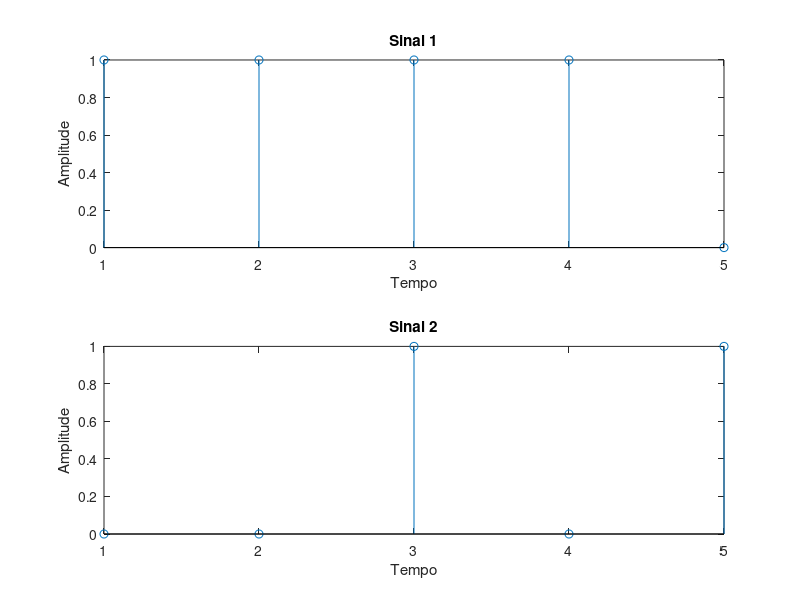

Write MATLAB code to recreate this figure. (Note: this script raises an error after producing the figure.)
% Sinal original: 

sinal1 = [1 1 1 1 0];
sinal2 = [0 0 1 0 1];

close all;

figure;
subplot(2,1,1);
stem(sinal1);
title('Sinal 1');
xlabel('Tempo');
ylabel('Amplitude');  

subplot(2,1,2);
stem(sinal2);
title('Sinal 2');
xlabel('Tempo');
ylabel('Amplitude');  

disp('Gráficos dos sinais de entrada')
pause

fs = 1500;  % frequência de amostragem em Hz

% Geração do sinal FSK a partir do vetor de símbolos
[s1, t] = gera_fsk(sinal1,fs);
[s2, t] = gera_fsk(sinal2,fs);

figure
subplot(2,1,1);
plot(t, s1);
title('Sinal FSK 1');
xlabel('Tempo (s)');
ylabel('Amplitude');  

subplot(2,1,2);
plot(t, s2);
title('Sinal FSK 2');    
xlabel('Tempo (s)');
ylabel('Amplitude');

disp('Gráficos dos sinais com modulação FSK')
pause

figure; 
subplot(2,1,1);
freqs = linspace(0, fs-fs/length(s1), length(s1));
plot(freqs, abs(fft(s1)));
axis([0 fs 0 max(abs(fft(s1)))]);
title('Espectro do sinal FSK 1');
xlabel('Frequência (Hz)');
ylabel('Magnitude');  

subplot(2,1,2);
plot(freqs, abs(fft(s2)));
axis([0 fs 0 max(abs(fft(s2)))]);
title('Espectro do sinal FSK 2');    
xlabel('Frequência (Hz)');
ylabel('Magnitude');

disp('Gráficos do espectro dos sinais com modulação FSK')
pause


% Multiplicação do sinal FSK por uma portadora de 100 Hz
fp1 = 100;  % frequência da portadora em Hz
s1_mod = s1.*cos(2*pi*fp1*t);

figure;
subplot(2,1,1);
plot(t, s1_mod);
title(sprintf('Sinal FSK 1 modulado com portadora de %.0f Hz', fp1));
xlabel('Tempo (s)');
ylabel('Amplitude');  


% Multiplicação do sinal FSK por uma portadora de 300 Hz
fp2  = 300;  % frequência da portadora em Hz
s2_mod = s2.*cos(2*pi*fp2*t);

subplot(2,1,2);
plot(t, s2_mod);
title(sprintf('Sinal FSK 2 modulado com portadora de %.0f Hz', fp2));    
xlabel('Tempo (s)');
ylabel('Amplitude');  

disp('Gráficos dos sinais FSK sobre portadora')
pause


figure;
subplot(2,1,1);
freqs = linspace(0, fs-fs/length(s1_mod), length(s1_mod));
plot(freqs, abs(fft(s1_mod)));
axis([0 fs 0 max(abs(fft(s1_mod)))]);
title('Espectro do sinal FSK 1 modulado');
xlabel('Frequência (Hz)');
ylabel('Magnitude');  

subplot(2,1,2);
plot(freqs, abs(fft(s2_mod)));
axis([0 fs 0 max(abs(fft(s2_mod)))]);
title('Espectro do sinal FSK 2 modulado');    
xlabel('Frequência (Hz)');
ylabel('Magnitude');

disp('Gráficos do espectro dos sinais FSK sobre portadora')
pause


% Mistura dos dois sinais modulados
sinal_combinado = s1_mod+s2_mod;

figure;
plot(t, sinal_combinado);
title('Sinal combinado');
xlabel('Tempo (s)');
ylabel('Amplitude');

disp('Gráfico do sinal combinado (ambos os sinais transmitidos)')
pause


figure;
plot(freqs, abs(fft(sinal_combinado)));
axis([0 fs 0 max(abs(fft(sinal_combinado)))]);
title('Espectro do sinal combinado');
xlabel('Frequência (Hz)');
ylabel('Magnitude');

disp('Espectro do sinal combinado')
pause



% Desmodulação do sinal combinado (recuperação dos sinais FSK originais)
s1_bbase = sinal_combinado .* cos(2*pi*fp1*t);
s2_bbase = sinal_combinado .* cos(2*pi*fp2*t);

figure;
subplot(2,1,1);
plot(t, s1_bbase);
title('Sinal após multiplicação pela portadora de 100 Hz');
xlabel('Tempo (s)');
ylabel('Amplitude');  
subplot(2,1,2);
plot(t, s2_bbase);
title('Sinal após multiplicação pela portadora de 300 Hz');    
xlabel('Tempo (s)');
ylabel('Amplitude');

disp('Sinais após recuperação (mult. pelas portadoras)')
pause


figure;
subplot(2,1,1);
freqs = linspace(0, fs-fs/length(s1_bbase), length(s1_bbase));
plot(freqs, abs(fft(s1_bbase)));
axis([0 fs 0 max(abs(fft(s1_bbase)))]);
title('Espectro do sinal FSK 1 após multiplicação pela portadora de 100 Hz');
xlabel('Frequência (Hz)');
ylabel('Magnitude');  
subplot(2,1,2);
plot(freqs, abs(fft(s2_bbase)));
axis([0 fs 0 max(abs(fft(s2_bbase)))]);
title('Espectro do sinal FSK 2 após multiplicação pela portadora de 300 Hz');    
xlabel('Frequência (Hz)');  
ylabel('Magnitude');  

disp('Espectro dos sinais após mult. pelas portadoras')
pause


s1_demod = filtra_pb(s1_bbase, t);
s2_demod = filtra_pb(s2_bbase, t);


figure;
subplot(2,1,1);
plot(t, s1_demod);
title('Sinal FSK 1 recuperado');
xlabel('Tempo (s)');
ylabel('Amplitude');
subplot(2,1,2);
plot(t, s2_demod);
title('Sinal FSK 2 recuperado');
xlabel('Tempo (s)');
ylabel('Amplitude');

disp('Sinais FSK recuperados (após PB)')
pause

figure;
subplot(2,1,1);
freqs = linspace(0, fs-fs/length(s1_demod), length(s1_demod));
plot(freqs, abs(fft(s1_demod)));
axis([0 fs 0 max(abs(fft(s1_demod)))]);
title('Espectro do sinal FSK 1 desmodulado');
xlabel('Frequência (Hz)');
ylabel('Magnitude');  
subplot(2,1,2);
plot(freqs, abs(fft(s2_demod)));
axis([0 fs 0 max(abs(fft(s2_demod)))]);
title('Espectro do sinal FSK 2 desmodulado');    
xlabel('Frequência (Hz)');
ylabel('Magnitude');

disp('Espectro dos sinais recuperados')
pause


disp("Sinal 1 demodulado e descodificado:");
disp(desmodula_fsk(s1_demod, t,fs))
disp("\nSinal 2 demodulado e descodificado:");
disp(desmodula_fsk(s2_demod, t,fs));
